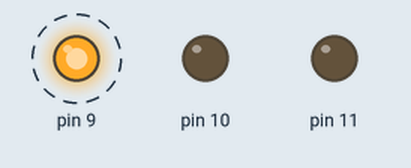
This sketch was run on a simulated Arduino Uno, built with avr-gcc and run on an emulated ATmega328P. Parts: output pins drawn as LEDs (lit = HIGH). Dashed ring = blinking.

Above: at 0.02 s.
Timing chart, 0 to 3.0 s (numbered marks = the images above):
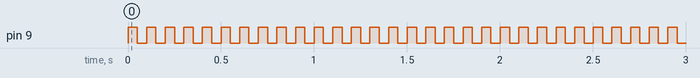

Measured:
- by itself, pin 9: alternates HIGH for 0.05 s and LOW for 0.05 s

The sketch:

sketch_dec22d.ino
```cpp
int x=0;
int y=5;
void setup() {
  // put your setup code here, to run once:
  int i;
  for(i=9;i<12;i++)
  pinMode(i,OUTPUT);
}

void loop() {
  // put your main code here, to run repeatedly:
if(x>=255 || x<=0)
  y=-y;
  x=x+y;
  RGB(x,0,0);
  delay(50);
}

void RGB(int r, int g, int b)
{
  analogWrite(9,r);
  analogWrite(10,g);
  analogWrite(11,b);
}
```
